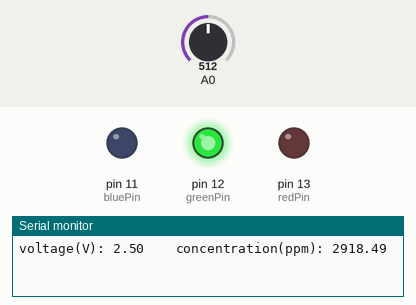
Simulated run of this sketch. Board: Arduino Uno, built with avr-gcc and run on an emulated ATmega328P. On the bench: output pins drawn as LEDs (lit = HIGH), the last lines printed to the serial monitor. Inputs (shaded band) come from the test bench; at power-on: A0 = 512.

Above: at 1.2 s.
1.3 s: A0 set to 306
At 2.7 s:
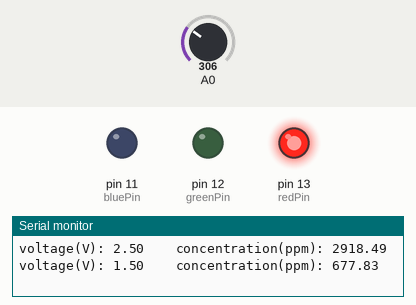
3.5 s: A0 set to 511
At 5.2 s:
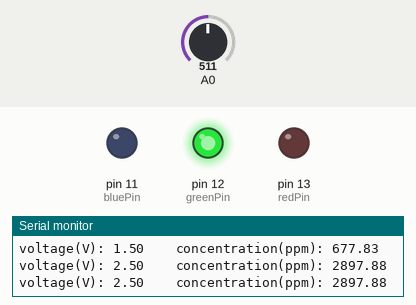
5.5 s: A0 set to 522
At 6.7 s:
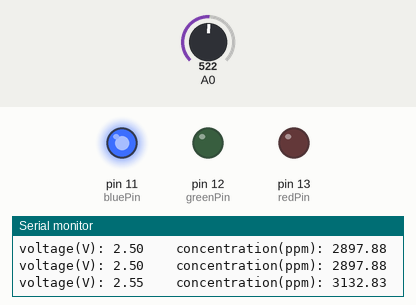
Timing chart, 0 to 8.5 s (numbered marks = the images above; inputs shaded):
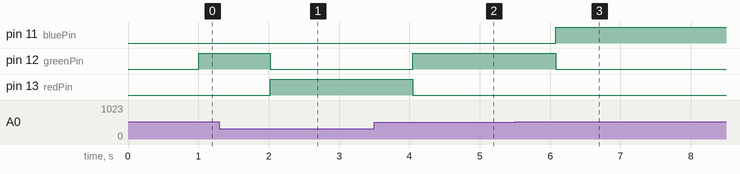

Measured:
- the behaviour switches between 515 and 516 on A0 (found by bisection; images 2 and 3)
- after the input at 1.3 s, pin 12 (greenPin): HIGH → LOW after 0.72 s; pin 13 (redPin): LOW → HIGH after 0.72 s
- after the input at 3.5 s, pin 12 (greenPin): LOW → HIGH after 0.55 s; pin 13 (redPin): HIGH → LOW after 0.55 s
- after the input at 5.5 s, pin 11 (bluePin): LOW → HIGH after 0.58 s; pin 12 (greenPin): HIGH → LOW after 0.58 s

The sketch:

2024.ino
```cpp
//constants
float condVal;
const int redPin = 13;
const int greenPin = 12;
const int bluePin = 11;

//ppm ranges:
const float redMin = 0;
const float redMax = 1000;

const float greenMin = 1001;
const float greenMax = 3000;

const float blueMin = 3001;
const float blueMax = 5000;

//samples
int sample = 0;
float voltageSum = 0;

void setup() {
  Serial.begin(9600); //establish connection with arduino
  pinMode(redPin, OUTPUT); //sets analog redPin as input pin
  pinMode(greenPin, OUTPUT); //sets analog greenPin as input pin
  pinMode(bluePin, OUTPUT); //sets analog bluePin as input pin
}


void loop() { //everything between these curly braces will loop
  sample = sample + 1; //keep track of iterations

  condVal = analogRead(A0); //read analog voltage
  float voltage = condVal * (5.0 / 1023.0); //calculate relative conductivity
  voltageSum = voltageSum + voltage; //sum of voltages to calculate average after iterations complete


  if (sample >= 100) { //once sample size reached
    float voltageAvg = voltageSum / sample; //calcualte average conductivity
    float ppm = 77.5 * exp(1.45 * voltage); //convert to ppm using equation

    Serial.println("voltage(V): " + String(voltage) + "\t\t" + "concentration(ppm): " + String(ppm)); //print to console


    if (ppm >= redMin && ppm <= redMax) { //if within red range
      digitalWrite(redPin, HIGH); //turn on red led
    } else { //or else
      digitalWrite(redPin, LOW); //turn off red led
    }

    if (ppm >= greenMin && ppm <= greenMax) { //if in green range
      digitalWrite(greenPin, HIGH); //turn on green led
    } else { //or else
      digitalWrite(greenPin, LOW); //turn off green led
    }

    if (ppm >= blueMin && ppm <= blueMax) { //if in blue range
      digitalWrite(bluePin, HIGH); //turn on blue led
    } else { //or else
      digitalWrite(bluePin, LOW); //turn off blue led
    }

    //reset values after sample size finishes
    sample = 0;
    voltageSum = 0;
  }

  delay(10); //delay before looping
}
```
